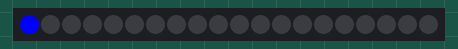
Bench run of a sketch on a simulated Arduino Uno, built for the host (arithmetic inside an expression is 32-bit, double 64-bit). Parts: 20 RGB LEDs in strip order, left to right.

Above: at 0.06 s.
At 5.26 s:
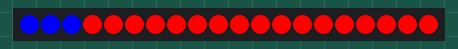
At 10.24 s:
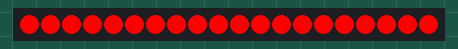
At 19.63 s:
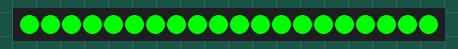
At 29.41 s:
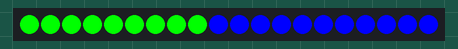
At 39.27 s:
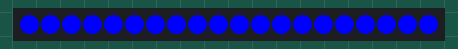

The sketch:

sketch_may28b.ino
```cpp
#include <FastLED.h>
#define LED_PIN     7
#define NUM_LEDS    20
CRGB leds[NUM_LEDS];
void setup() {
  FastLED.addLeds<WS2812, LED_PIN, GRB>(leds, NUM_LEDS);
}
void loop() {
  for (int i = 0; i <= NUM_LEDS; i++) {
    leds[i] = CRGB ( 0, 0, 255);
    FastLED.show();
    delay(40);
  }
  for (int i = 0; i <= NUM_LEDS; i++) {
    leds[i] = CRGB ( 0, 255, 0);
    FastLED.show();
    delay(40);
  }
  for (int i = 0; i <= NUM_LEDS; i++) {
    leds[i] = CRGB ( 255, 0, 0);
    FastLED.show();
    delay(40);
  }

}
```
